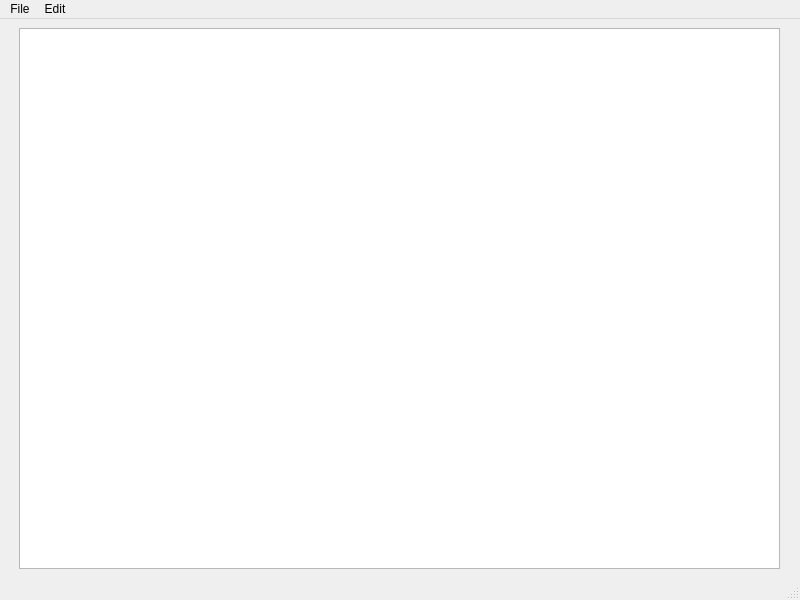
<?xml version="1.0" encoding="UTF-8"?>
<ui version="4.0">
 <class>MainWindow</class>
 <widget class="QMainWindow" name="MainWindow">
  <property name="geometry">
   <rect>
    <x>0</x>
    <y>0</y>
    <width>800</width>
    <height>600</height>
   </rect>
  </property>
  <property name="windowTitle">
   <string>MainWindow</string>
  </property>
  <widget class="QWidget" name="centralwidget">
   <widget class="QWidget" name="verticalLayoutWidget">
    <property name="geometry">
     <rect>
      <x>19</x>
      <y>9</y>
      <width>761</width>
      <height>541</height>
     </rect>
    </property>
    <layout class="QVBoxLayout" name="verticalLayout">
     <item>
      <widget class="CodeEdit" name="mTextEdit"/>
     </item>
    </layout>
   </widget>
  </widget>
  <widget class="QMenuBar" name="menubar">
   <property name="geometry">
    <rect>
     <x>0</x>
     <y>0</y>
     <width>800</width>
     <height>24</height>
    </rect>
   </property>
   <widget class="QMenu" name="menuFile">
    <property name="title">
     <string>File</string>
    </property>
    <addaction name="actionNew"/>
    <addaction name="actionOpen"/>
    <addaction name="actionSave"/>
    <addaction name="actionSave_As"/>
    <addaction name="actionQuit"/>
   </widget>
   <widget class="QMenu" name="menuEditr">
    <property name="title">
     <string>Edit</string>
    </property>
    <addaction name="actionUndo"/>
    <addaction name="actionRedo"/>
    <addaction name="actionCut"/>
    <addaction name="actionCopy"/>
    <addaction name="actionPaste"/>
   </widget>
   <addaction name="menuFile"/>
   <addaction name="menuEditr"/>
  </widget>
  <widget class="QStatusBar" name="statusbar"/>
  <action name="actionNew">
   <property name="icon">
    <iconset resource="Resources.qrc">
     <normaloff>:/images/add.png</normaloff>:/images/add.png</iconset>
   </property>
   <property name="text">
    <string>New</string>
   </property>
  </action>
  <action name="actionOpen">
   <property name="icon">
    <iconset resource="Resources.qrc">
     <normaloff>:/images/open.png</normaloff>:/images/open.png</iconset>
   </property>
   <property name="text">
    <string>Open</string>
   </property>
  </action>
  <action name="actionSave">
   <property name="text">
    <string>Save</string>
   </property>
  </action>
  <action name="actionSave_As">
   <property name="text">
    <string>Save As...</string>
   </property>
  </action>
  <action name="actionQuit">
   <property name="text">
    <string>Quit</string>
   </property>
  </action>
  <action name="actionUndo">
   <property name="text">
    <string>Undo</string>
   </property>
  </action>
  <action name="actionRedo">
   <property name="text">
    <string>Redo</string>
   </property>
  </action>
  <action name="actionCut">
   <property name="text">
    <string>Cut</string>
   </property>
  </action>
  <action name="actionCopy">
   <property name="text">
    <string>Copy</string>
   </property>
  </action>
  <action name="actionPaste">
   <property name="text">
    <string>Paste</string>
   </property>
  </action>
 </widget>
 <customwidgets>
  <customwidget>
   <class>CodeEdit</class>
   <extends>QTextEdit</extends>
   <header>CodeEdit.h</header>
  </customwidget>
 </customwidgets>
 <resources>
  <include location="Resources.qrc"/>
 </resources>
 <connections/>
</ui>
